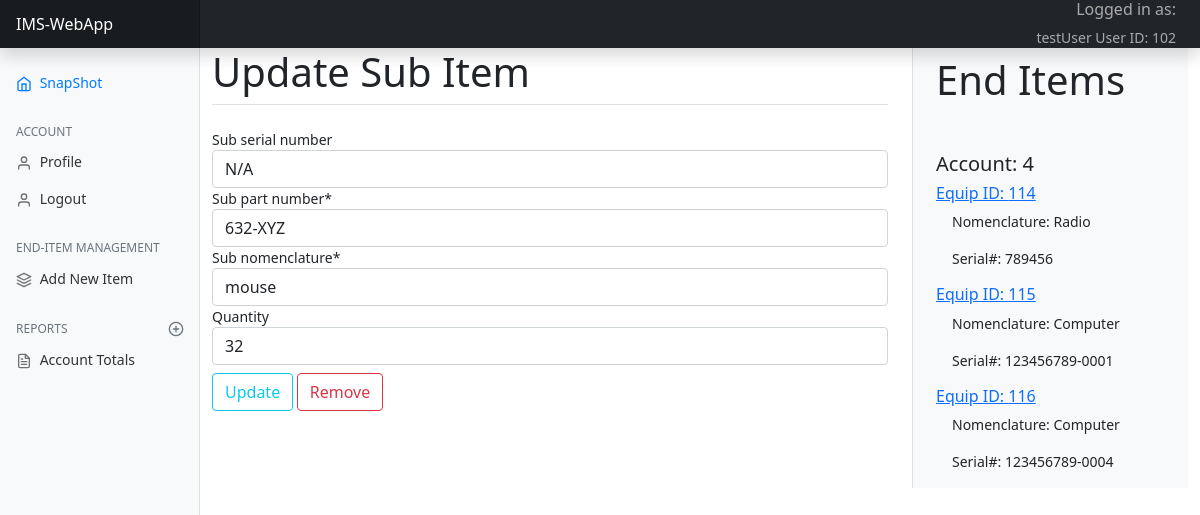
/home/update_sub_item/5/ (signed in), run on an earlier commit of the app's database.
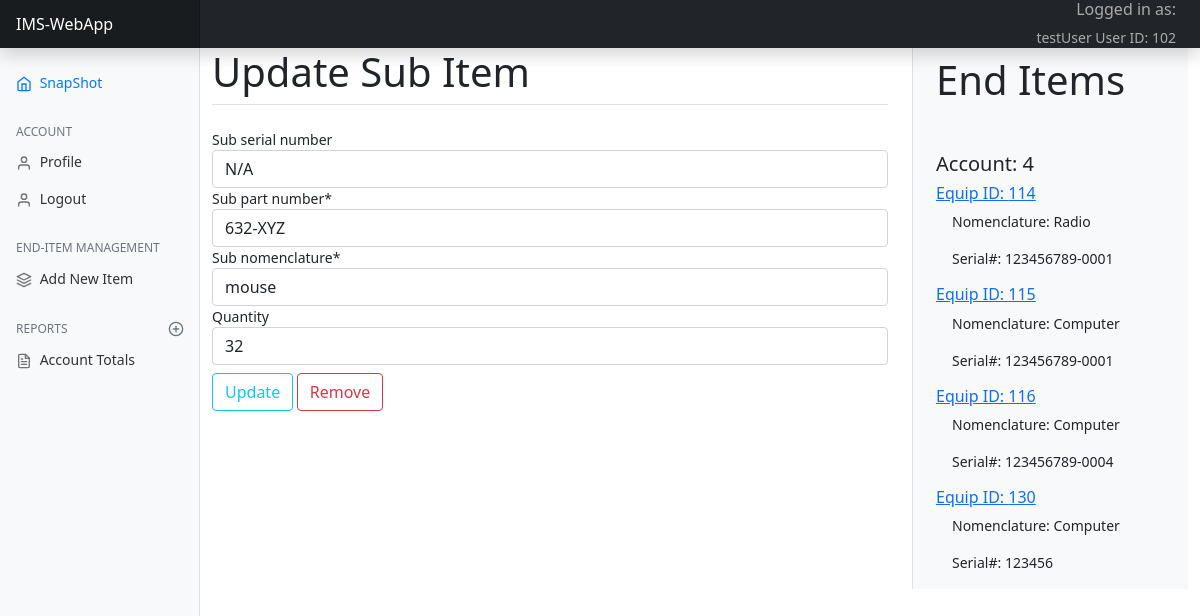
And on a later commit of the database.
### ims/models.py (models this page shows, shortened)
class EndItem(models.Model):
    SERVICEABLE = 'SR'
    NEEDS_REPAIR = 'R'
    UNREPAIRABLE = 'NR'
    STATUS_CHOICES = [
        (SERVICEABLE, 'Serviceable'),
        (NEEDS_REPAIR, 'Needs Repair'),
        (UNREPAIRABLE, 'Unrepairable'),
    ]
    end_item_id = models.AutoField(primary_key=True)
    nomenclature = models.CharField(max_length=45)
    part_number = models.CharField(max_length=45)
    serial_number = models.CharField(max_length=45)
    end_item_account_number = models.ForeignKey(EqAccount, on_delete=models.CASCADE, null=True, blank=True)
    status = models.CharField(max_length=45, choices=STATUS_CHOICES, default=SERVICEABLE)

### ims/views.py (the view)
# urls.py: path('update_sub_item/<int:pk>/', views.update_sub_item, name='update_sub_item'),
@login_required(login_url='login')
def update_sub_item(request, pk):
    title = "Update Sub Item"
    current_user = request.user
    user_id = get_user_id(request)
    eq_acct = get_eq_acct(user_id)
    end_items = get_end_items(eq_acct)
    context = {}
    item = SubItem.objects.get(sub_item_id=pk)
    u_form = sub_item_update_form(instance=item)
    end_item = item.sub_item_end_item_id
    end_item_obj = EndItem.objects.get(pk=end_item)
    context = {
                'end_item': end_item,
                'item': item,
                'u_form': u_form,
                'title': title,
                'current_user': current_user,
                'user_id': user_id,
                'eq_acct': eq_acct,
                'end_items': end_items,
            }
    item_acct = EqAccount.objects.values_list('eq_account_number', flat=True).filter(eq_account_number=end_item_obj.end_item_account_number).first()
    if eq_acct != item_acct:
        messages.warning(request, f'You do not have access to that item!')
        return redirect('home')
    else:
        if request.method == 'POST':
            u_form = sub_item_update_form(request.POST, instance=item)
            if u_form.is_valid:
                u_form.save()
                return redirect('updateItem',end_item)
    return render(request, 'ims/sub_item_update.html', context)

### ims/forms.py
class sub_item_update_form(forms.ModelForm):
    class Meta:
        model = models.SubItem
        exclude = ['sub_item_end_item','sub_item_id',]

### ims/models.py (called while the page is built)
    def __int__(self):
        return self.eq_account_number

### ims/views.py (called while the page is built)
def get_user_id(request):
    current_user = request.user
    user_id = current_user.pk
    return user_id

def get_eq_acct(user_id):
    eq_acct = EqAccount.objects.values_list('eq_account_number', flat=True).filter(eq_account_custodian_id=user_id).first()
    return eq_acct

def get_end_items(eq_acct):
    end_items = EndItem.objects.filter(end_item_account_number=eq_acct)
    return end_items

### ims/templates/ims/sub_item_update.html
{% extends "ims/ims_base.html" %}
{% load crispy_forms_filters %}
{% load crispy_forms_tags %}
{% block content %}
    <div class="content-area">
        <form method="POST">{% csrf_token %}
            <fieldset class="form-group">
                <legend class="border-bottom mb-4"><h1>Update Sub Item</h1></legend>
                {{ u_form|crispy }}
            </fieldset>
            <div class="form-group">
                <button class="btn btn-outline-info mt-2 p-50" type="submit" value="Select">Update</button>
                <a class="btn btn-outline-danger mt-2 p-50" href="{% url 'delete_sub_item' item.pk %}">Remove</a>
            </div>
        </form>
    </div>
{% endblock content %}

### ims/templates/ims/ims_base.html (shortened to what the changed rows need)
{% load static %}
<!doctype html>
<html lang="en">
  <head>
    <link href="https://cdn.jsdelivr.net/npm/bootstrap@5.0.0-beta2/dist/css/bootstrap.min.css" rel="stylesheet">
    <link href="https://getbootstrap.com/docs/5.0/examples/dashboard/dashboard.css" rel="stylesheet">
    <link rel="stylesheet" href="{% static 'ims_main.css' %}">
  </head>
<body>
    <div class="container-fluid">
        <div class="row">
            <div id="page-content" class="col-md-6 col-lg-7 col-sm-8">
            {% block content %} {% endblock %}
            </div>
            <div class="col-md-3 col-lg-3 col-sm-4">
                <div class="container right-side">
                    <h1 class="pt-2 mb-5">End Items</h1>
                    <h5 class="acct_id" id="{{ eq_acct }}" name="acct_id">Account: {{ eq_acct }}</h5>
                    {% for item in end_items %}
                        <a id="{{ item.end_item_id }}" href="{% url 'updateItem' item.end_item_id %}"><h6>Equip ID: {{ item.end_item_id }}</h6></a>
                        <p class="ps-3">Nomenclature: {{ item.nomenclature }}</p>
                        <p class="ps-3">Serial#: {{ item.serial_number }}</p>
                    {% endfor %}
                </div>
            </div>
        </div>
    </div>
</body>
</html>

What changed in the data, as far as the page shows it:
changed EndItem "Radio": serial_number "789456" → "123456789-0001"
added EndItem: end_item_id "130", nomenclature "Computer", serial_number "123456"
